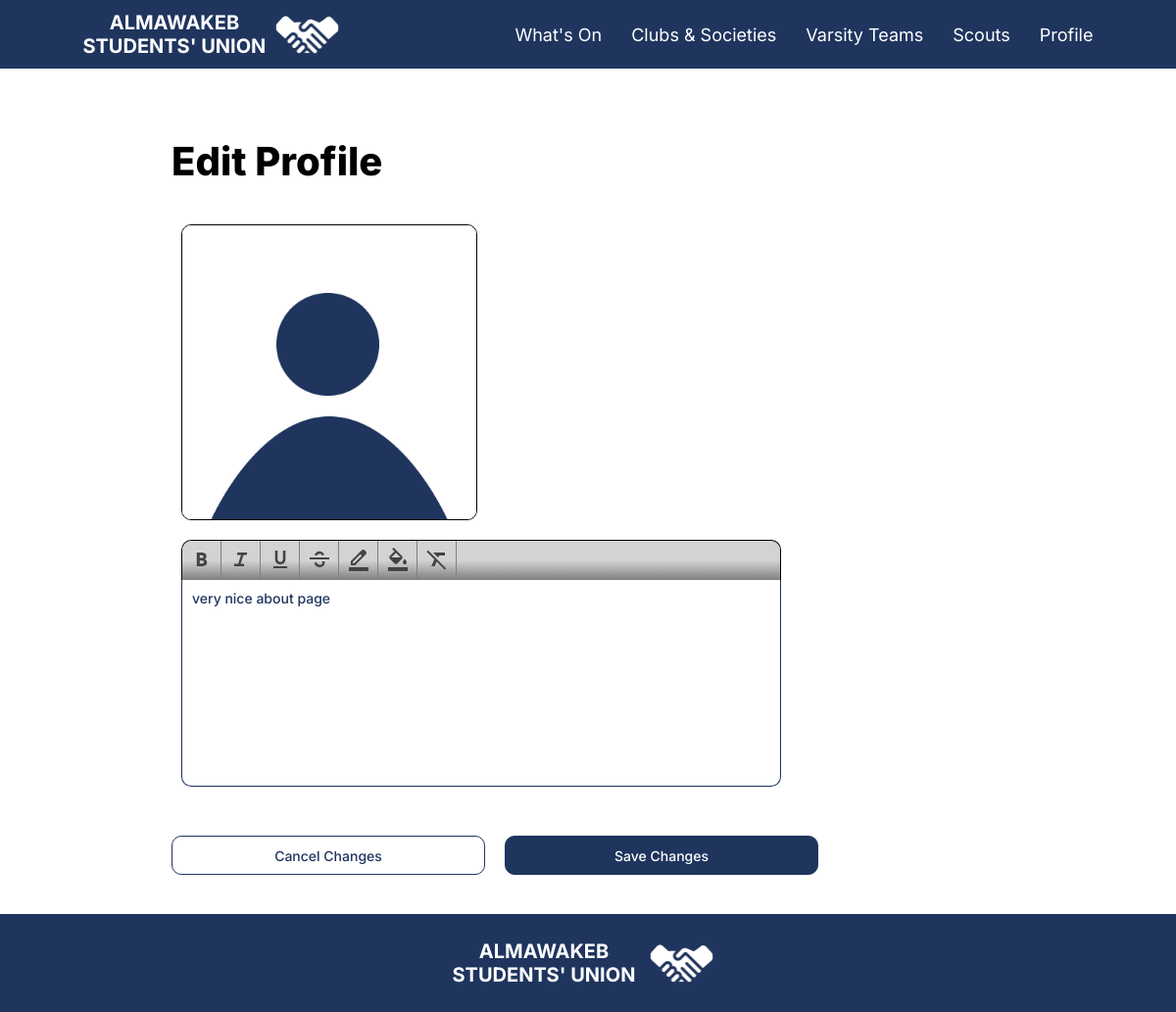
/profile/Edit/ (signed in), run on an earlier commit of the app's database.
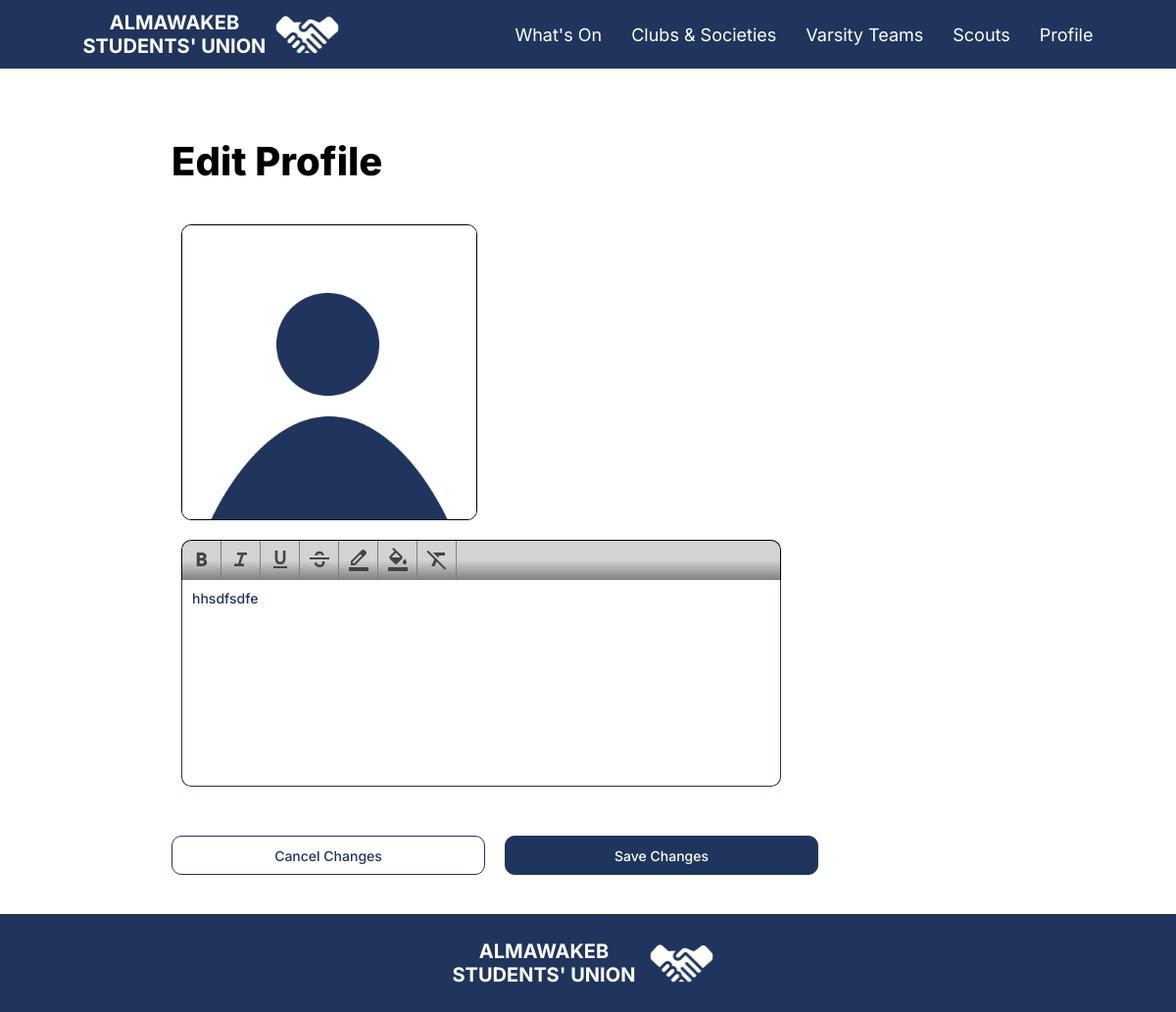
And on a later commit of the database.
### mainapp/models.py (models this page shows, shortened)
class User(AbstractBaseUser, PermissionsMixin):
    name = models.CharField(max_length=255)
    email = models.EmailField(verbose_name="email", max_length=60, unique=True)
    is_admin = models.BooleanField(default=False)
    is_staff = models.BooleanField(default=False)
    is_active = models.BooleanField(default=True)
    associated_student = models.ForeignKey("Student",null=True, blank=True, on_delete=models.CASCADE)
    associated_faculty = models.ForeignKey("Faculty",null=True, blank=True, on_delete=models.CASCADE)
    associated_clubs = models.ManyToManyField("Club", blank=True,related_name="associated_clubs")
    associated_varsities = models.ManyToManyField("Varsity", blank=True,related_name="associated_varsity")
    objects = UserManager()
    USERNAME_FIELD = 'email'
    REQUIRED_FIELDS = ['name']

class Student(models.Model):
    student_db_id = models.CharField(max_length=20, primary_key=True,help_text="Student ID")
    YEAR_CHOICES = [
        ('FR', 'Freshman'),
        ('SO', 'Sophomore'),
        ('JR', 'Junior'),
        ('SR', 'Senior'),
    ]
    SECTION_CHOICES = [
        ('A', 'A'),
        ('B', 'B'),
        ('C', 'C'),
        ('D', 'D'),
        ('E', 'E'),
        ('F', 'F'),
        ('G', 'G'),
        ('H', 'H'),
        ('I', 'I'),
        ('J', 'J'),
    ]
    year_level = models.IntegerField(blank=True, null=True)
    section = models.CharField(max_length=1, choices=SECTION_CHOICES)
    profile_picture = models.ImageField(upload_to='profiles/', null=True, blank=True, default='default-pfp.png')
    about = models.TextField(blank=True,null=True)
    year_level_title = models.CharField(max_length=10, blank=True)

### mainapp/views.py (the view, shortened to what this page needs)
# urls.py: path("profile/Edit/", views.editProfile, name="edit_user_profile"),
def editProfile(request:WSGIRequest):
    if request.method == "GET":
        return render(request, "edit_profile.html", {'userType': 'student' if request.user.associated_student is not None else 'faculty', 'user': request.user})

### templates/edit_profile.html (shortened to what this page needs)
{% extends 'Base.html' %}
{% load static %}
{% load custom_tags %}
{% block content %}
<div>
    <p class="pageTitle">Edit Profile</p>
</div>
<form method="post" class="profileRow" style="align-items: start;" enctype="multipart/form-data">
    <div style="display: flex; flex-direction: column;">
        {% if userType == "student" %}
        <img class="eventCover" id="coverPreview" style="border: black 1px solid; border-radius: 10px; cursor: pointer; margin-left: 10px; margin-bottom: 20px;" src="{{user.associated_student.profile_picture.url}}" onclick="document.getElementsByName('coverPhoto')[0].click();">
        <div>
            <div class="textfieldtoolbar">
                <button class="toolbarBtn" style="border-top-left-radius: 10px;" type="button" onclick="execCommand('bold'); document.getElementById('maineditor').focus();"><img src="{% static '../media/images/bold.svg' %}" alt="B"></button>
                <button class="toolbarBtn" type="button" onclick="execCommand('italic'); document.getElementById('maineditor').focus();"><img src="{% static '../media/images/italic.svg' %}" alt="I"></button>
                <button class="toolbarBtn" type="button" onclick="execCommand('underline'); document.getElementById('maineditor').focus();"><img src="{% static '../media/images/underline.svg' %}" alt="U"></button>
                <button class="toolbarBtn" type="button" onclick="execCommand('strikethrough'); document.getElementById('maineditor').focus();"><img src="{% static '../media/images/strikethrough.svg' %}" alt="S"></button>
                <button class="toolbarBtn" type="button" onclick="document.getElementById('fontcolor').click(); document.getElementById('maineditor').focus(); "><img src="{% static '../media/images/text_color.svg' %}" alt="A"></button>
                <button class="toolbarBtn" type="button" onclick="document.getElementById('backcolor').click(); document.getElementById('maineditor').focus(); "><img src="{% static '../media/images/highlight.svg' %}" alt="H"></button>
                <button class="toolbarBtn" type="button" onclick="execCommand('removeFormat'); document.getElementById('maineditor').focus();"><img src="{% static '../media/images/clear_format.svg' %}" alt="T"></button>
            </div>
            <p class="textfield bottom" required placeholder="About" contentEditable="true" id="maineditor" style="width: 600px; height: 200px; padding-top: 10px; margin-top: 0px;">{{ user.associated_student.about|safe }}</p>
        </div>
        {% elif userType == "faculty" %}
        <img class="eventCover" id="coverPreview" style="border: black 1px solid; border-radius: 10px; cursor: pointer;" src="{{user.associated_faculty.profile_picture.url}}" onclick="document.getElementsByName('coverPhoto')[0].click();">
        {% endif %}
        <div style="display: flex; flex-direction:row; margin-left: -10px; margin-top: 30px;">
        <button class="btn" onclick="navigation.back()" type="reset">Cancel Changes</button>
        <input type="submit" class="btn primary" value="Save Changes" onclick="var element = this; setTimeout(function() {element.disabled = true; element.style.backgroundColor = '#aaaaaa'; }, 250); setTimeout(function(){element.disabled = false; element.style.backgroundColor = '#1F355E';}, 10000);">
        </div>
    </div>
</form>
{% endblock %}

What changed in the data, as far as the page shows it:
changed through a linked row, User: associated_student.about "very nice about page" → "hhsdfsdfe"
